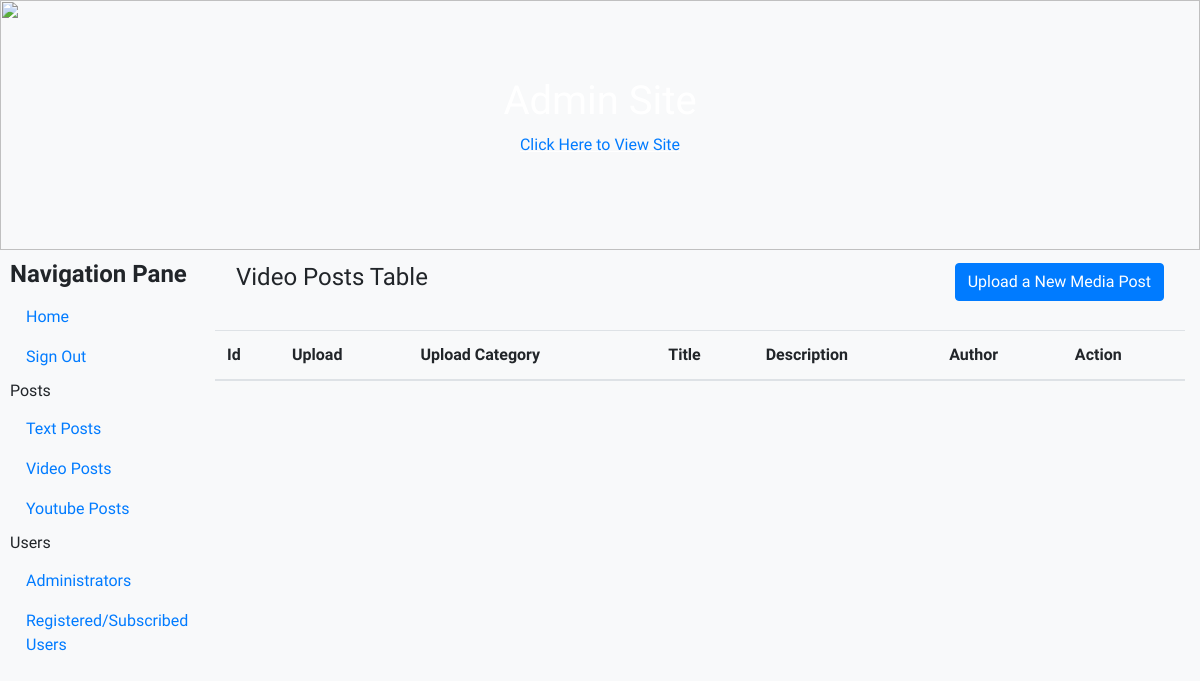
Before: /video_post-admin (signed in) with the older database file.
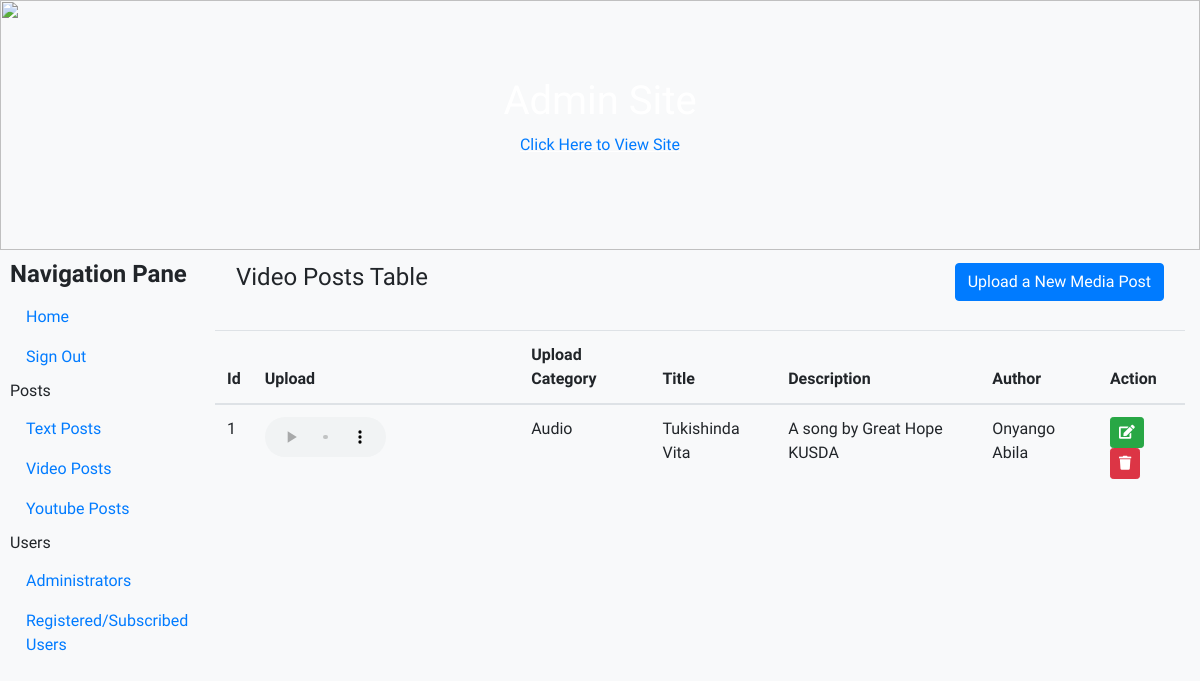
After: the same page with the newer database file.
### appBlogd/models.py (models this page shows, shortened)
class VideoPost(models.Model):
    upload = models.FileField()
    upload_category = models.CharField(choices=upload_post, default='unknown', max_length=50)
    category = models.CharField(choices=category, default='unknown', max_length=100)
    title = models.CharField(max_length=50)
    description = models.CharField(max_length=200)
    author = models.CharField(max_length=40)
    story = models.TextField()
    date = models.DateField(auto_now_add=True)

### appBlogd/views.py (the view)
# urls.py: path('video_post-admin', views.video_post_admin, name='video_post_admin'),
@login_required(login_url='appBlogd:admin_login')
def video_post_admin(request):
    post = VideoPost.objects.order_by('id')
    context = {
        'post': post,
    }
    return render(request, 'appBlogd/admin/video_post_admin.html', context)

### appBlogd/templates/appBlogd/admin/video_post_admin.html (shortened to what this page needs)
{% extends 'appBlogd/admin/base_admin.html' %}
{% block content %}
<div class="alert" role="alert" style="width: 100%;">
    <div class="row">
        <div class="col-sm-6">
            <h4 class="alert-heading" style="font-family: BenchNine;">Video Posts Table</h4>
        </div>
        <div class="col-sm-6" style="text-align: right;">
            <a class="btn btn-primary" style="display: inline-block; font-family: Jura;" href="{% url 'appBlogd:video_post_form' %}">Upload a New Media Post</a>
        </div>
    </div>
</div>
<div class="row">
    <div class="col-sm-12">
        <table class="table" style="Font-family: Dosis;">
          <thead>
            <tr>
              <th>Id</th>
              <th>Upload</th>
              <th>Upload Category</th>
              <th>Title</th>
              <th>Description</th>
              <th>Author</th>
              <th>Action</th>
            </tr>
          </thead>
          <tbody>
          {% if post %}
            {% for post in post %}
            <tr>
              <td>{{post.id}}</td>
              <td>
                {% if post.upload_category == "video" %}
                <video style="max-width: 50%; height: 40px;" controls>
                    <source src="{{post.upload.url}}" type="video/mp4">
                </video>
                {% else %}
                <audio style="max-width: 50%; height: 40px;" controls>
                    <source src="{{post.upload.url}}" >
                </audio>
                {% endif %}
              </td>
              <td>{{post.upload_category}}</td>
              <td>{{post.title}}</td>
              <td>{{post.description}}</td>
              <td>{{post.author}}</td>
              <td>
                <a href="{% url 'appBlogd:update_video_post' post.id %}" class="btn btn-success btn-sm">
                    <i class="fas fa-edit"></i>
                </a>
                <a href="{% url 'appBlogd:delete_video_post' post.id %}" class="btn btn-danger btn-sm"
                   onclick='return confirm("Are you sure you want to delete {{post.title}}?")'>
                    <i class="fas fa-trash"></i>
                </a>
              </td>
            </tr>
          </tbody>
            {% endfor %}
          {% endif %}
        </table>
    </div>
</div>
{% endblock %}

Changed rows visible on the page:
added VideoPost: id "1", upload_category "Audio", title "Tukishinda Vita", description "A song by Great Hope KUSDA", author "Onyango Abila"
